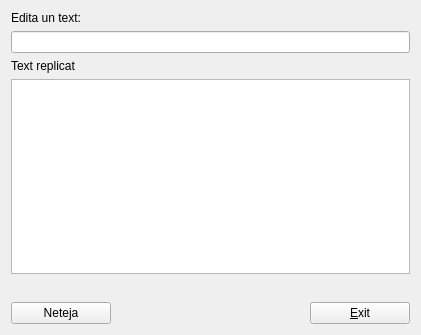
<?xml version="1.0" encoding="UTF-8"?>
<ui version="4.0">
 <class>MyForm</class>
 <widget class="QWidget" name="MyForm">
  <property name="geometry">
   <rect>
    <x>0</x>
    <y>0</y>
    <width>421</width>
    <height>335</height>
   </rect>
  </property>
  <property name="windowTitle">
   <string>Form</string>
  </property>
  <layout class="QVBoxLayout" name="verticalLayout">
   <item>
    <widget class="QLabel" name="label">
     <property name="text">
      <string>Edita un text:</string>
     </property>
    </widget>
   </item>
   <item>
    <widget class="QLineEdit" name="lineEdit"/>
   </item>
   <item>
    <widget class="QLabel" name="label_2">
     <property name="text">
      <string>Text replicat</string>
     </property>
    </widget>
   </item>
   <item>
    <widget class="QTextEdit" name="textEdit"/>
   </item>
   <item>
    <spacer name="verticalSpacer">
     <property name="orientation">
      <enum>Qt::Vertical</enum>
     </property>
     <property name="sizeType">
      <enum>QSizePolicy::Maximum</enum>
     </property>
     <property name="sizeHint" stdset="0">
      <size>
       <width>20</width>
       <height>22</height>
      </size>
     </property>
    </spacer>
   </item>
   <item>
    <layout class="QHBoxLayout" name="horizontalLayout">
     <item>
      <widget class="QPushButton" name="pushButton_2">
       <property name="minimumSize">
        <size>
         <width>100</width>
         <height>0</height>
        </size>
       </property>
       <property name="maximumSize">
        <size>
         <width>100</width>
         <height>16777215</height>
        </size>
       </property>
       <property name="text">
        <string>Neteja</string>
       </property>
      </widget>
     </item>
     <item>
      <spacer name="horizontalSpacer">
       <property name="orientation">
        <enum>Qt::Horizontal</enum>
       </property>
       <property name="sizeHint" stdset="0">
        <size>
         <width>188</width>
         <height>20</height>
        </size>
       </property>
      </spacer>
     </item>
     <item>
      <widget class="QPushButton" name="pushButton">
       <property name="minimumSize">
        <size>
         <width>100</width>
         <height>0</height>
        </size>
       </property>
       <property name="maximumSize">
        <size>
         <width>100</width>
         <height>16777215</height>
        </size>
       </property>
       <property name="text">
        <string>&amp;Exit</string>
       </property>
      </widget>
     </item>
    </layout>
   </item>
  </layout>
 </widget>
 <resources/>
 <connections>
  <connection>
   <sender>pushButton</sender>
   <signal>clicked()</signal>
   <receiver>MyForm</receiver>
   <slot>close()</slot>
   <hints>
    <hint type="sourcelabel">
     <x>390</x>
     <y>324</y>
    </hint>
    <hint type="destinationlabel">
     <x>417</x>
     <y>234</y>
    </hint>
   </hints>
  </connection>
  <connection>
   <sender>pushButton_2</sender>
   <signal>clicked()</signal>
   <receiver>textEdit</receiver>
   <slot>clear()</slot>
   <hints>
    <hint type="sourcelabel">
     <x>93</x>
     <y>302</y>
    </hint>
    <hint type="destinationlabel">
     <x>111</x>
     <y>242</y>
    </hint>
   </hints>
  </connection>
  <connection>
   <sender>pushButton_2</sender>
   <signal>clicked()</signal>
   <receiver>lineEdit</receiver>
   <slot>clear()</slot>
   <hints>
    <hint type="sourcelabel">
     <x>35</x>
     <y>303</y>
    </hint>
    <hint type="destinationlabel">
     <x>81</x>
     <y>53</y>
    </hint>
   </hints>
  </connection>
  <connection>
   <sender>lineEdit</sender>
   <signal>textEdited(QString)</signal>
   <receiver>textEdit</receiver>
   <slot>setPlainText(QString)</slot>
   <hints>
    <hint type="sourcelabel">
     <x>156</x>
     <y>45</y>
    </hint>
    <hint type="destinationlabel">
     <x>183</x>
     <y>107</y>
    </hint>
   </hints>
  </connection>
 </connections>
</ui>
